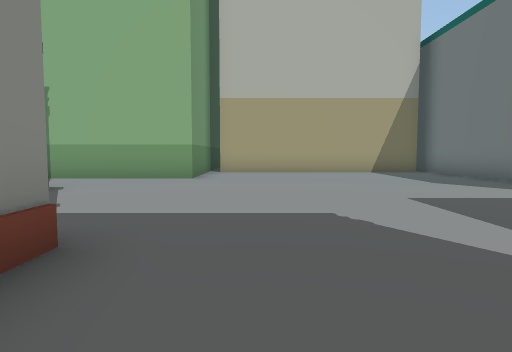
[1] (above)

24 first-person views from a walk through a scene from a Unity 3-D project. The camera is 1.3 m above the floor, tilts 4° down and sees 75° across. The floor is counted in squares, 2 m on a side. Each view is taken from the middle of a square. On the plan, view 1 faces up. The plan holds only what a view shows up to about 10 squares ahead; the rest is blank. The place goes on beyond the plan. Some surface patterns are stand-ins.

[2]
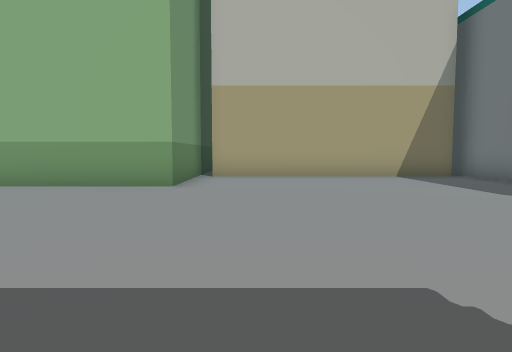

[3]
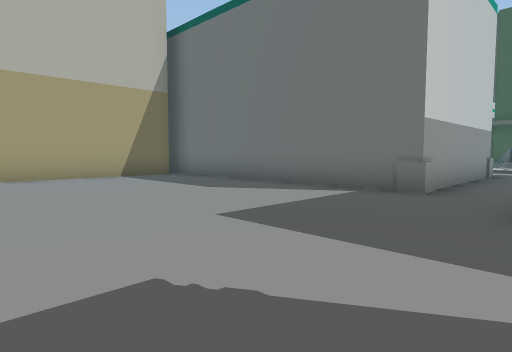

[4]
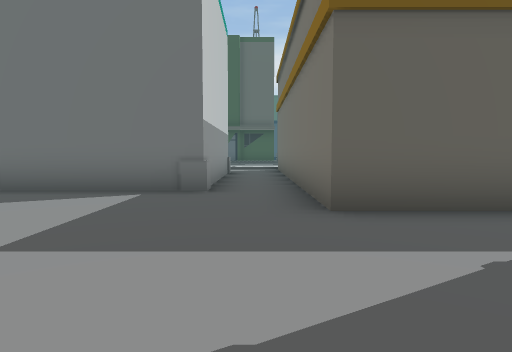

[5]
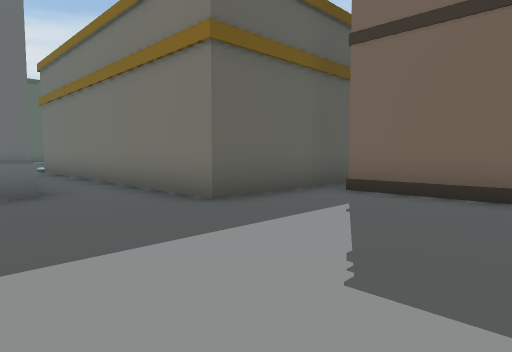

[6]
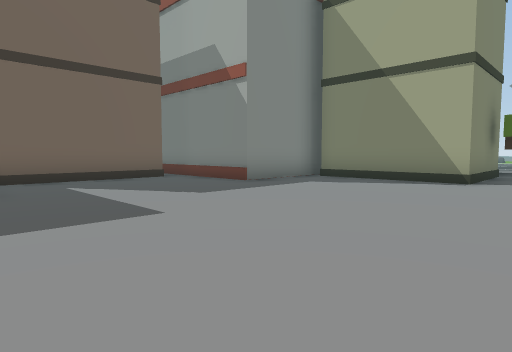

[7]
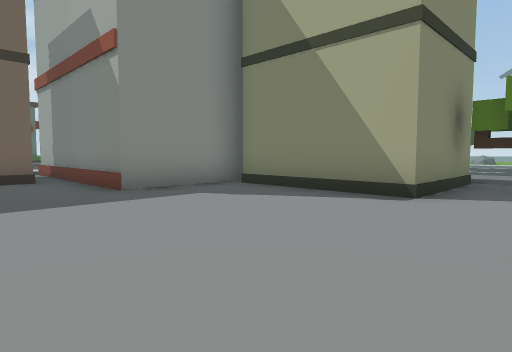

[8]
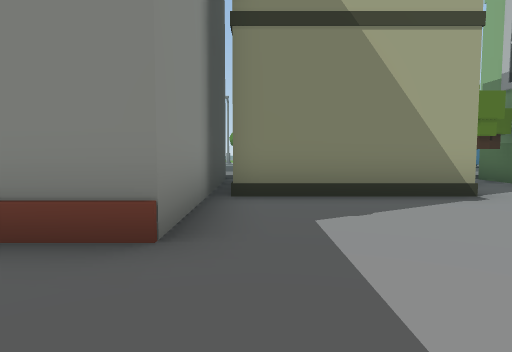

[9]
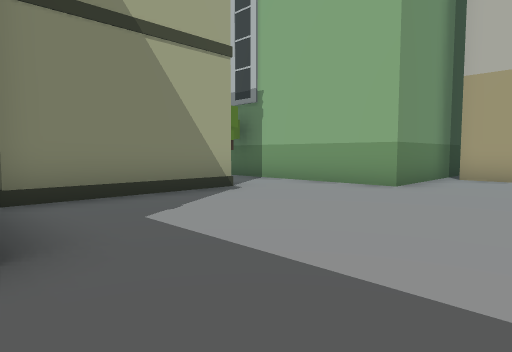

[10]
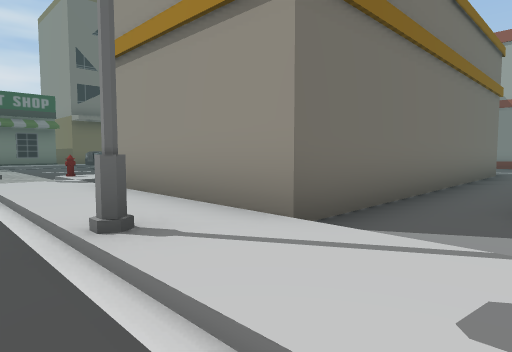

[11]
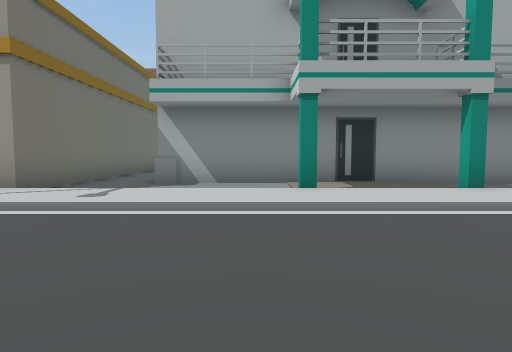

[12]
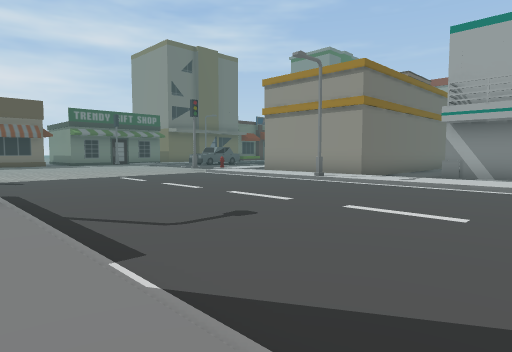

[13]
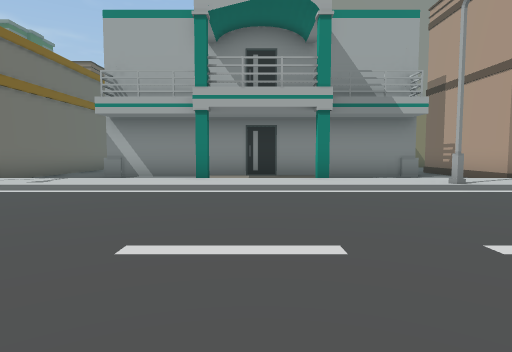

[14]
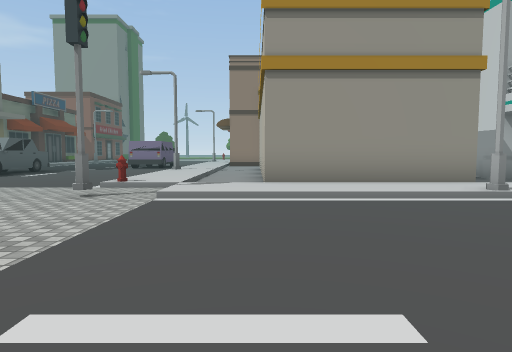

[15]
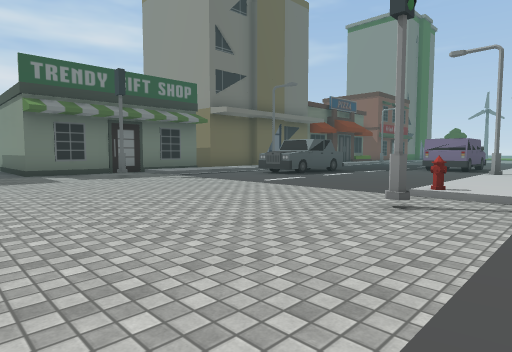

[16]
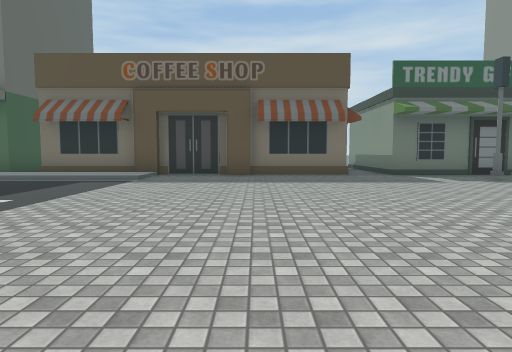

[17]
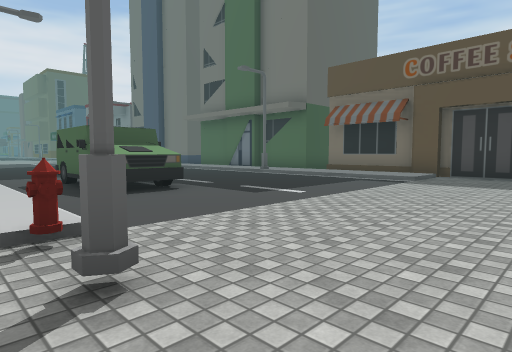

[18]
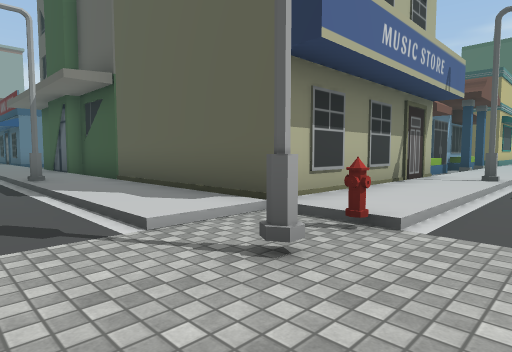

[19]
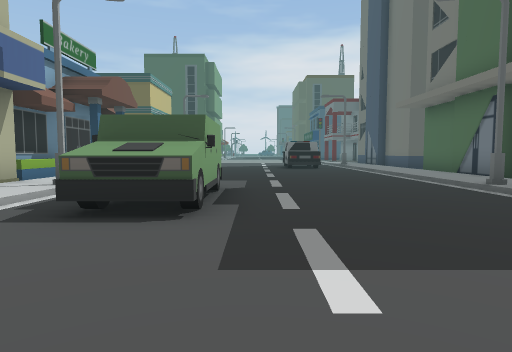

[20]
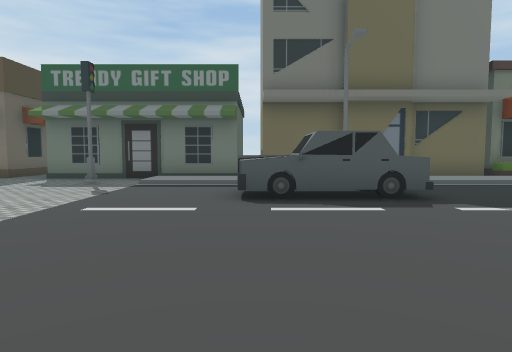

[21]
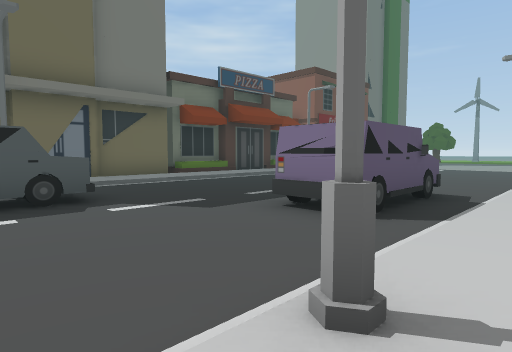

[22]
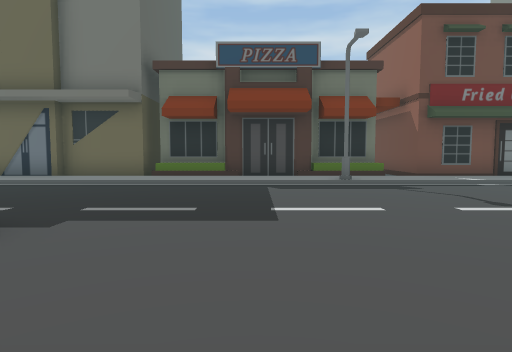

[23]
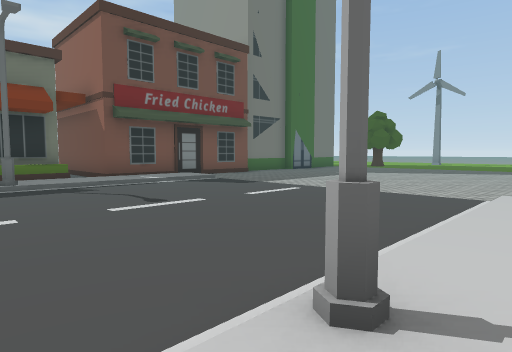

[24]
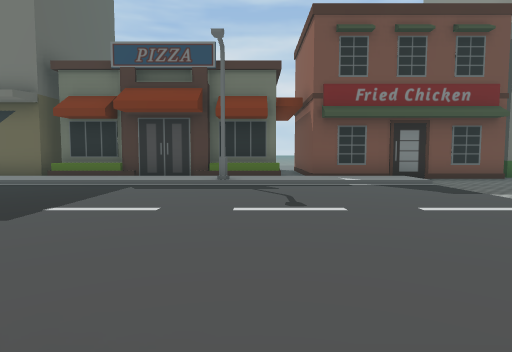

### Floor plan
Key: @ floor where view 1 was taken; # wall or solid block; x gap in a wall; . main floor; : floor 0.25 m higher than the main floor; / step, stairs or slope; = window, fence, low wall or low ledge; ^ raised ledge; B building; T tree; S streetlight; H hydrant; C car; O other object.
Columns run from 9 left of view 1 to 32 right of it. Each row starts with its distance up from view 1.
 13        B           .. /:
 12        B       #   #. /S.
 11        BBBBBBBB#   #../:...
 10        B.......#   #../:....
  9   BBBBBB.......#   #..#:.....
  8   /T...........#   #../:......
  7 .:/T...........#   #..#:.......:
  6 .:BBBB.........#   #../:.......:B
  5      B.........#   #../:.......:B
  4      B.........#####../:.......:B
  3      B................/:.......:/B
  2   x^^^##.....BBBBBBBBB/S.......S/B
  1        =.....B        /:.......:#
  0        =.@...B        /:.......:#
 -1        =.####B     B  /:.......:#
 -2        #.         ... /:.......:#      BBB
 -3        #.         ..../:.......:######...B
 -4     ::::::    ::::::::/........./:::::::::
 -5 ../////S/////////S////H#.......#H////S//
 -6 ............OOO....................OOO....
 -7 ............  O....................OOO....
 -8 ..........................................
 -9 ..........................................
-10 .................CCC......................
-11 ..........................................
-12 ../////S//////// S ////#......../////S////
-13 ../::::::::::::::   ::/........./:::::::::
-14 ##### BBBBBBBBBBBBB ######.######### BBBBB
-15     # B                  #

Where each view was taken, in squares from view 1:
view 1: 0 up, 0 right, facing up
view 2: 2 up, 0 right, facing up
view 3: 2 up, 0 right, facing up-right
view 4: 3 up, 0 right, facing right
view 5: 5 up, 0 right, facing down-right
view 6: 8 up, 4 right, facing down-left
view 7: 8 up, 1 right, facing down-left
view 8: 3 up, 1 right, facing left
view 9: 2 up, 1 right, facing up-left
view 10: 4 up, 15 right, facing down-left
view 11: 6 up, 18 right, facing left
view 12: 7 up, 22 right, facing down-left
view 13: 8 up, 20 right, facing left
view 14: 2 down, 19 right, facing left
view 15: 3 down, 18 right, facing down-left
view 16: 4 down, 20 right, facing down
view 17: 4 down, 20 right, facing down-right
view 18: 6 down, 20 right, facing up-right
view 19: 8 down, 22 right, facing right
view 20: 4 down, 10 right, facing down
view 21: 4 down, 9 right, facing down-left
view 22: 4 down, 0 right, facing down
view 23: 4 down, 1 left, facing down-left
view 24: 4 down, 3 left, facing down
